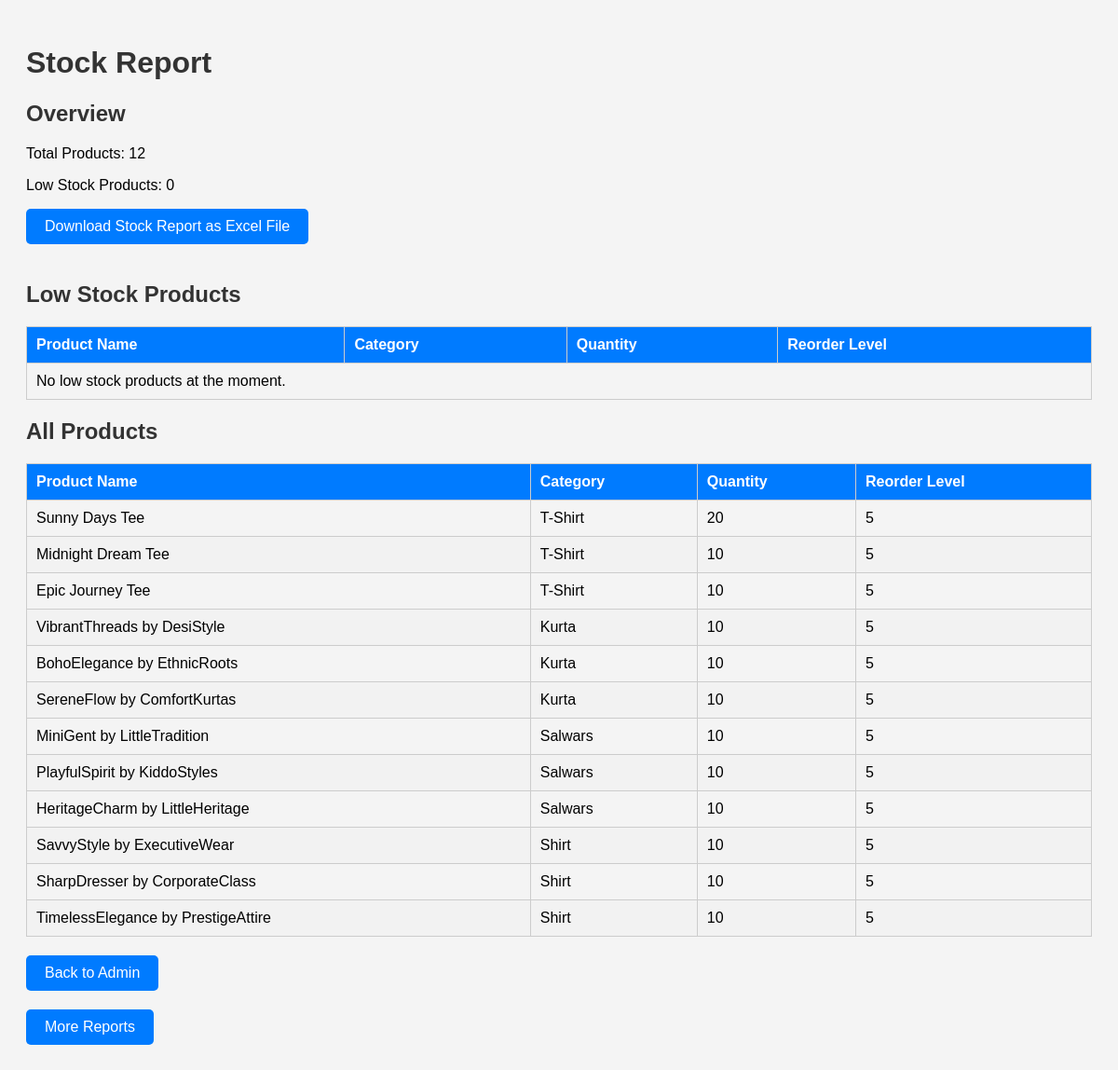
/stock_report/, run on the app's committed database.
### kow_app/models.py (models this page shows, shortened)
class Products(models.Model):
    seller = models.ForeignKey(Seller, on_delete=models.CASCADE, null=True)
    category = models.ForeignKey(Category, on_delete=models.CASCADE, null=True, related_name='products')
    name=models.CharField(max_length=50, unique=True)
    description=models.TextField()
    price=models.DecimalField(max_digits=10,decimal_places=2)
    quantity=models.PositiveIntegerField(default=0)
    reorder_level = models.IntegerField(default=5)
    image = models.ImageField(upload_to='product', blank=True)
    last_update_date = models.DateTimeField(auto_now=True)

class Category(models.Model):
    name=models.CharField(max_length=50)
    description = models.TextField(blank=True)
    image = models.ImageField(upload_to='category', blank=True)

### kow_app/views.py (the view, shortened to what this page needs)
# urls.py: path('stock_report/', views.stock_report, name='stock_report'),
def stock_report(request):
    all_products = Products.objects.all()
    low_stock_products = Products.objects.filter(quantity__lte=F('reorder_level'))
    total_products = all_products.count()
    total_low_stock = low_stock_products.count()
    return render(request, 'stock_report.html', {
        'all_products': all_products,
        'low_stock_products': low_stock_products,
        'total_products': total_products,
        'total_low_stock': total_low_stock
    })

### kow_app/context_processors.py (called while the page is built)
def counter(request):
    item_count = 0
    if 'admin' in request.path:
        return {}
    else:
        try:
            cart = Cart.objects.filter(cart_id=_cart_id(request))
            cart_items = CartItem.objects.all().filter(cart=cart[:1])
            for cart_item in cart_items:
                item_count += cart_item.quantity
        except Cart.DoesNotExist:
            item_count = 0
    return dict(item_count=item_count)

def menu_links(request):
    links = Category.objects.all()
    return dict(links=links)

### kow_app/views.py (called while the page is built)
def _cart_id(request):
    cart = request.session.session_key
    if not cart:
        cart = request.session.create()
    return cart

### seller/context_processors.py (called while the page is built)
def seller_processor(request):
    try:
        seller = request.user.seller
        notifications = SellerNotification.objects.filter(receiver=seller.user)
        notification_count = SellerNotification.objects.count()
        context = {
            'seller': seller,
            'notifications': notifications,
            'notification_count': notification_count,
        }
        return context
    except:
        return {'seller': 'Not a Seller'}

### templates/stock_report.html (shortened to what this page needs)
<!DOCTYPE html>
<html lang="en">
<head>
</head>
<body>
    <h1>Stock Report</h1>
    <h2>Overview</h2>
    <p>Total Products: {{ total_products }}</p>
    <p>Low Stock Products: {{ total_low_stock }}</p>
    <a href="?export=true" class="btn">Download Stock Report as Excel File</a>
    <h2>Low Stock Products</h2>
    <table>
        <thead>
            <tr>
                <th>Product Name</th>
                <th>Category</th>
                <th>Quantity</th>
                <th>Reorder Level</th>
            </tr>
        </thead>
        <tbody>
            {% for product in low_stock_products %}
            <tr>
                <td>{{ product.name }}</td>
                <td>{{ product.category.name }}</td>
                <td>{{ product.quantity }}</td>
                <td>{{ product.reorder_level }}</td>
            </tr>
            {% empty %}
            <tr>
                <td colspan="4">No low stock products at the moment.</td>
            </tr>
            {% endfor %}
        </tbody>
    </table>
    <h2>All Products</h2>
    <table>
        <thead>
            <tr>
                <th>Product Name</th>
                <th>Category</th>
                <th>Quantity</th>
                <th>Reorder Level</th>
            </tr>
        </thead>
        <tbody>
            {% for product in all_products %}
            <tr>
                <td>{{ product.name }}</td>
                <td>{{ product.category.name }}</td>
                <td>{{ product.quantity }}</td>
                <td>{{ product.reorder_level }}</td>
            </tr>
            {% empty %}
            <tr>
                <td colspan="4">No products available.</td>
            </tr>
            {% endfor %}
        </tbody>
    </table>
    <div class="back-to-admin">
        <a href="http://127.0.0.1:8000/admin/" class="btn btn-dark btn-sm custom_black_button">Back to Admin</a>
    </div>
        <a href="http://127.0.0.1:8000/customer_report/" class="btn btn-dark btn-sm custom_black_button">More Reports</a>
</body>
</html>

### templates/stock_report.html (style rules this page uses)
body { font-family: Arial, sans-serif; background-color: #f4f4f4; padding: 20px; }
h1, h2 { color: #333; }
table { width: 100%; border-collapse: collapse; margin-bottom: 20px; }
table, th, td { border: 1px solid #ccc; }
th, td { padding: 10px; text-align: left; }
th { background-color: #007BFF; color: white; }
tr:nth-child(even) { background-color: #f2f2f2; }
.btn { background-color: #007BFF; color: white; padding: 10px 20px; text-decoration: none; border-radius: 5px; margin-bottom: 20px; display: inline-block; }

### data on the page
Products: name "Sunny Days Tee", category.name "T-Shirt", quantity "20", reorder_level "5"
Products: name "Midnight Dream Tee", category.name "T-Shirt", quantity "10", reorder_level "5"
Products: name "Epic Journey Tee", category.name "T-Shirt", quantity "10", reorder_level "5"
Products: name "VibrantThreads by DesiStyle", category.name "Kurta", quantity "10", reorder_level "5"
Products: name "BohoElegance by EthnicRoots", category.name "Kurta", quantity "10", reorder_level "5"
Products: name "SereneFlow by ComfortKurtas", category.name "Kurta", quantity "10", reorder_level "5"
Products: name "MiniGent by LittleTradition", category.name "Salwars", quantity "10", reorder_level "5"
Products: name "PlayfulSpirit by KiddoStyles", category.name "Salwars", quantity "10", reorder_level "5"
Products: name "HeritageCharm by LittleHeritage", category.name "Salwars", quantity "10", reorder_level "5"
Products: name "SavvyStyle by ExecutiveWear", category.name "Shirt", quantity "10", reorder_level "5"
Products: name "SharpDresser by CorporateClass", category.name "Shirt", quantity "10", reorder_level "5"
Products: name "TimelessElegance by PrestigeAttire", category.name "Shirt", quantity "10", reorder_level "5"

### other printed values
{{ total_products }} "12"
{{ total_low_stock }} "0"
